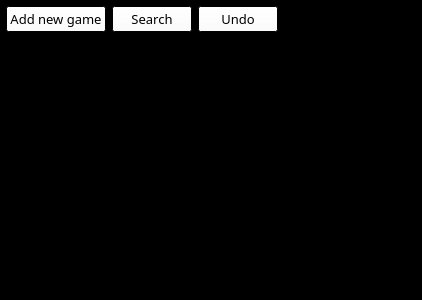
<?xml version="1.0" encoding="UTF-8"?>
<ui version="4.0">
 <class>MainWindow</class>
 <widget class="QMainWindow" name="MainWindow">
  <property name="geometry">
   <rect>
    <x>0</x>
    <y>0</y>
    <width>422</width>
    <height>300</height>
   </rect>
  </property>
  <property name="palette">
   <palette>
    <active>
     <colorrole role="WindowText">
      <brush brushstyle="SolidPattern">
       <color alpha="255">
        <red>255</red>
        <green>255</green>
        <blue>255</blue>
       </color>
      </brush>
     </colorrole>
     <colorrole role="Button">
      <brush brushstyle="SolidPattern">
       <color alpha="255">
        <red>0</red>
        <green>0</green>
        <blue>0</blue>
       </color>
      </brush>
     </colorrole>
     <colorrole role="Light">
      <brush brushstyle="SolidPattern">
       <color alpha="255">
        <red>0</red>
        <green>0</green>
        <blue>0</blue>
       </color>
      </brush>
     </colorrole>
     <colorrole role="Midlight">
      <brush brushstyle="SolidPattern">
       <color alpha="255">
        <red>0</red>
        <green>0</green>
        <blue>0</blue>
       </color>
      </brush>
     </colorrole>
     <colorrole role="Dark">
      <brush brushstyle="SolidPattern">
       <color alpha="255">
        <red>0</red>
        <green>0</green>
        <blue>0</blue>
       </color>
      </brush>
     </colorrole>
     <colorrole role="Mid">
      <brush brushstyle="SolidPattern">
       <color alpha="255">
        <red>0</red>
        <green>0</green>
        <blue>0</blue>
       </color>
      </brush>
     </colorrole>
     <colorrole role="Text">
      <brush brushstyle="SolidPattern">
       <color alpha="255">
        <red>255</red>
        <green>255</green>
        <blue>255</blue>
       </color>
      </brush>
     </colorrole>
     <colorrole role="BrightText">
      <brush brushstyle="SolidPattern">
       <color alpha="255">
        <red>255</red>
        <green>255</green>
        <blue>255</blue>
       </color>
      </brush>
     </colorrole>
     <colorrole role="ButtonText">
      <brush brushstyle="SolidPattern">
       <color alpha="255">
        <red>255</red>
        <green>255</green>
        <blue>255</blue>
       </color>
      </brush>
     </colorrole>
     <colorrole role="Base">
      <brush brushstyle="SolidPattern">
       <color alpha="255">
        <red>0</red>
        <green>0</green>
        <blue>0</blue>
       </color>
      </brush>
     </colorrole>
     <colorrole role="Window">
      <brush brushstyle="SolidPattern">
       <color alpha="255">
        <red>0</red>
        <green>0</green>
        <blue>0</blue>
       </color>
      </brush>
     </colorrole>
     <colorrole role="Shadow">
      <brush brushstyle="SolidPattern">
       <color alpha="255">
        <red>0</red>
        <green>0</green>
        <blue>0</blue>
       </color>
      </brush>
     </colorrole>
     <colorrole role="AlternateBase">
      <brush brushstyle="SolidPattern">
       <color alpha="255">
        <red>0</red>
        <green>0</green>
        <blue>0</blue>
       </color>
      </brush>
     </colorrole>
     <colorrole role="ToolTipBase">
      <brush brushstyle="SolidPattern">
       <color alpha="255">
        <red>255</red>
        <green>255</green>
        <blue>220</blue>
       </color>
      </brush>
     </colorrole>
     <colorrole role="ToolTipText">
      <brush brushstyle="SolidPattern">
       <color alpha="255">
        <red>0</red>
        <green>0</green>
        <blue>0</blue>
       </color>
      </brush>
     </colorrole>
    </active>
    <inactive>
     <colorrole role="WindowText">
      <brush brushstyle="SolidPattern">
       <color alpha="255">
        <red>255</red>
        <green>255</green>
        <blue>255</blue>
       </color>
      </brush>
     </colorrole>
     <colorrole role="Button">
      <brush brushstyle="SolidPattern">
       <color alpha="255">
        <red>0</red>
        <green>0</green>
        <blue>0</blue>
       </color>
      </brush>
     </colorrole>
     <colorrole role="Light">
      <brush brushstyle="SolidPattern">
       <color alpha="255">
        <red>0</red>
        <green>0</green>
        <blue>0</blue>
       </color>
      </brush>
     </colorrole>
     <colorrole role="Midlight">
      <brush brushstyle="SolidPattern">
       <color alpha="255">
        <red>0</red>
        <green>0</green>
        <blue>0</blue>
       </color>
      </brush>
     </colorrole>
     <colorrole role="Dark">
      <brush brushstyle="SolidPattern">
       <color alpha="255">
        <red>0</red>
        <green>0</green>
        <blue>0</blue>
       </color>
      </brush>
     </colorrole>
     <colorrole role="Mid">
      <brush brushstyle="SolidPattern">
       <color alpha="255">
        <red>0</red>
        <green>0</green>
        <blue>0</blue>
       </color>
      </brush>
     </colorrole>
     <colorrole role="Text">
      <brush brushstyle="SolidPattern">
       <color alpha="255">
        <red>255</red>
        <green>255</green>
        <blue>255</blue>
       </color>
      </brush>
     </colorrole>
     <colorrole role="BrightText">
      <brush brushstyle="SolidPattern">
       <color alpha="255">
        <red>255</red>
        <green>255</green>
        <blue>255</blue>
       </color>
      </brush>
     </colorrole>
     <colorrole role="ButtonText">
      <brush brushstyle="SolidPattern">
       <color alpha="255">
        <red>255</red>
        <green>255</green>
        <blue>255</blue>
       </color>
      </brush>
     </colorrole>
     <colorrole role="Base">
      <brush brushstyle="SolidPattern">
       <color alpha="255">
        <red>0</red>
        <green>0</green>
        <blue>0</blue>
       </color>
      </brush>
     </colorrole>
     <colorrole role="Window">
      <brush brushstyle="SolidPattern">
       <color alpha="255">
        <red>0</red>
        <green>0</green>
        <blue>0</blue>
       </color>
      </brush>
     </colorrole>
     <colorrole role="Shadow">
      <brush brushstyle="SolidPattern">
       <color alpha="255">
        <red>0</red>
        <green>0</green>
        <blue>0</blue>
       </color>
      </brush>
     </colorrole>
     <colorrole role="AlternateBase">
      <brush brushstyle="SolidPattern">
       <color alpha="255">
        <red>0</red>
        <green>0</green>
        <blue>0</blue>
       </color>
      </brush>
     </colorrole>
     <colorrole role="ToolTipBase">
      <brush brushstyle="SolidPattern">
       <color alpha="255">
        <red>255</red>
        <green>255</green>
        <blue>220</blue>
       </color>
      </brush>
     </colorrole>
     <colorrole role="ToolTipText">
      <brush brushstyle="SolidPattern">
       <color alpha="255">
        <red>0</red>
        <green>0</green>
        <blue>0</blue>
       </color>
      </brush>
     </colorrole>
    </inactive>
    <disabled>
     <colorrole role="WindowText">
      <brush brushstyle="SolidPattern">
       <color alpha="255">
        <red>0</red>
        <green>0</green>
        <blue>0</blue>
       </color>
      </brush>
     </colorrole>
     <colorrole role="Button">
      <brush brushstyle="SolidPattern">
       <color alpha="255">
        <red>0</red>
        <green>0</green>
        <blue>0</blue>
       </color>
      </brush>
     </colorrole>
     <colorrole role="Light">
      <brush brushstyle="SolidPattern">
       <color alpha="255">
        <red>0</red>
        <green>0</green>
        <blue>0</blue>
       </color>
      </brush>
     </colorrole>
     <colorrole role="Midlight">
      <brush brushstyle="SolidPattern">
       <color alpha="255">
        <red>0</red>
        <green>0</green>
        <blue>0</blue>
       </color>
      </brush>
     </colorrole>
     <colorrole role="Dark">
      <brush brushstyle="SolidPattern">
       <color alpha="255">
        <red>0</red>
        <green>0</green>
        <blue>0</blue>
       </color>
      </brush>
     </colorrole>
     <colorrole role="Mid">
      <brush brushstyle="SolidPattern">
       <color alpha="255">
        <red>0</red>
        <green>0</green>
        <blue>0</blue>
       </color>
      </brush>
     </colorrole>
     <colorrole role="Text">
      <brush brushstyle="SolidPattern">
       <color alpha="255">
        <red>0</red>
        <green>0</green>
        <blue>0</blue>
       </color>
      </brush>
     </colorrole>
     <colorrole role="BrightText">
      <brush brushstyle="SolidPattern">
       <color alpha="255">
        <red>255</red>
        <green>255</green>
        <blue>255</blue>
       </color>
      </brush>
     </colorrole>
     <colorrole role="ButtonText">
      <brush brushstyle="SolidPattern">
       <color alpha="255">
        <red>0</red>
        <green>0</green>
        <blue>0</blue>
       </color>
      </brush>
     </colorrole>
     <colorrole role="Base">
      <brush brushstyle="SolidPattern">
       <color alpha="255">
        <red>0</red>
        <green>0</green>
        <blue>0</blue>
       </color>
      </brush>
     </colorrole>
     <colorrole role="Window">
      <brush brushstyle="SolidPattern">
       <color alpha="255">
        <red>0</red>
        <green>0</green>
        <blue>0</blue>
       </color>
      </brush>
     </colorrole>
     <colorrole role="Shadow">
      <brush brushstyle="SolidPattern">
       <color alpha="255">
        <red>0</red>
        <green>0</green>
        <blue>0</blue>
       </color>
      </brush>
     </colorrole>
     <colorrole role="AlternateBase">
      <brush brushstyle="SolidPattern">
       <color alpha="255">
        <red>0</red>
        <green>0</green>
        <blue>0</blue>
       </color>
      </brush>
     </colorrole>
     <colorrole role="ToolTipBase">
      <brush brushstyle="SolidPattern">
       <color alpha="255">
        <red>255</red>
        <green>255</green>
        <blue>220</blue>
       </color>
      </brush>
     </colorrole>
     <colorrole role="ToolTipText">
      <brush brushstyle="SolidPattern">
       <color alpha="255">
        <red>0</red>
        <green>0</green>
        <blue>0</blue>
       </color>
      </brush>
     </colorrole>
    </disabled>
   </palette>
  </property>
  <property name="windowTitle">
   <string>MainWindow</string>
  </property>
  <widget class="QWidget" name="centralWidget">
   <property name="sizePolicy">
    <sizepolicy hsizetype="Fixed" vsizetype="Preferred">
     <horstretch>0</horstretch>
     <verstretch>0</verstretch>
    </sizepolicy>
   </property>
   <property name="palette">
    <palette>
     <active>
      <colorrole role="WindowText">
       <brush brushstyle="SolidPattern">
        <color alpha="255">
         <red>255</red>
         <green>255</green>
         <blue>255</blue>
        </color>
       </brush>
      </colorrole>
      <colorrole role="Button">
       <brush brushstyle="SolidPattern">
        <color alpha="255">
         <red>255</red>
         <green>255</green>
         <blue>255</blue>
        </color>
       </brush>
      </colorrole>
      <colorrole role="Light">
       <brush brushstyle="SolidPattern">
        <color alpha="255">
         <red>0</red>
         <green>0</green>
         <blue>0</blue>
        </color>
       </brush>
      </colorrole>
      <colorrole role="Midlight">
       <brush brushstyle="SolidPattern">
        <color alpha="255">
         <red>0</red>
         <green>0</green>
         <blue>0</blue>
        </color>
       </brush>
      </colorrole>
      <colorrole role="Dark">
       <brush brushstyle="SolidPattern">
        <color alpha="255">
         <red>0</red>
         <green>0</green>
         <blue>0</blue>
        </color>
       </brush>
      </colorrole>
      <colorrole role="Mid">
       <brush brushstyle="SolidPattern">
        <color alpha="255">
         <red>0</red>
         <green>0</green>
         <blue>0</blue>
        </color>
       </brush>
      </colorrole>
      <colorrole role="Text">
       <brush brushstyle="SolidPattern">
        <color alpha="255">
         <red>255</red>
         <green>255</green>
         <blue>255</blue>
        </color>
       </brush>
      </colorrole>
      <colorrole role="BrightText">
       <brush brushstyle="SolidPattern">
        <color alpha="255">
         <red>255</red>
         <green>255</green>
         <blue>255</blue>
        </color>
       </brush>
      </colorrole>
      <colorrole role="ButtonText">
       <brush brushstyle="SolidPattern">
        <color alpha="255">
         <red>0</red>
         <green>0</green>
         <blue>0</blue>
        </color>
       </brush>
      </colorrole>
      <colorrole role="Base">
       <brush brushstyle="SolidPattern">
        <color alpha="255">
         <red>0</red>
         <green>0</green>
         <blue>0</blue>
        </color>
       </brush>
      </colorrole>
      <colorrole role="Window">
       <brush brushstyle="SolidPattern">
        <color alpha="255">
         <red>0</red>
         <green>0</green>
         <blue>0</blue>
        </color>
       </brush>
      </colorrole>
      <colorrole role="Shadow">
       <brush brushstyle="SolidPattern">
        <color alpha="255">
         <red>0</red>
         <green>0</green>
         <blue>0</blue>
        </color>
       </brush>
      </colorrole>
      <colorrole role="AlternateBase">
       <brush brushstyle="SolidPattern">
        <color alpha="255">
         <red>0</red>
         <green>0</green>
         <blue>0</blue>
        </color>
       </brush>
      </colorrole>
      <colorrole role="ToolTipBase">
       <brush brushstyle="SolidPattern">
        <color alpha="255">
         <red>0</red>
         <green>0</green>
         <blue>0</blue>
        </color>
       </brush>
      </colorrole>
      <colorrole role="ToolTipText">
       <brush brushstyle="SolidPattern">
        <color alpha="255">
         <red>0</red>
         <green>0</green>
         <blue>0</blue>
        </color>
       </brush>
      </colorrole>
     </active>
     <inactive>
      <colorrole role="WindowText">
       <brush brushstyle="SolidPattern">
        <color alpha="255">
         <red>255</red>
         <green>255</green>
         <blue>255</blue>
        </color>
       </brush>
      </colorrole>
      <colorrole role="Button">
       <brush brushstyle="SolidPattern">
        <color alpha="255">
         <red>255</red>
         <green>255</green>
         <blue>255</blue>
        </color>
       </brush>
      </colorrole>
      <colorrole role="Light">
       <brush brushstyle="SolidPattern">
        <color alpha="255">
         <red>0</red>
         <green>0</green>
         <blue>0</blue>
        </color>
       </brush>
      </colorrole>
      <colorrole role="Midlight">
       <brush brushstyle="SolidPattern">
        <color alpha="255">
         <red>0</red>
         <green>0</green>
         <blue>0</blue>
        </color>
       </brush>
      </colorrole>
      <colorrole role="Dark">
       <brush brushstyle="SolidPattern">
        <color alpha="255">
         <red>0</red>
         <green>0</green>
         <blue>0</blue>
        </color>
       </brush>
      </colorrole>
      <colorrole role="Mid">
       <brush brushstyle="SolidPattern">
        <color alpha="255">
         <red>0</red>
         <green>0</green>
         <blue>0</blue>
        </color>
       </brush>
      </colorrole>
      <colorrole role="Text">
       <brush brushstyle="SolidPattern">
        <color alpha="255">
         <red>255</red>
         <green>255</green>
         <blue>255</blue>
        </color>
       </brush>
      </colorrole>
      <colorrole role="BrightText">
       <brush brushstyle="SolidPattern">
        <color alpha="255">
         <red>255</red>
         <green>255</green>
         <blue>255</blue>
        </color>
       </brush>
      </colorrole>
      <colorrole role="ButtonText">
       <brush brushstyle="SolidPattern">
        <color alpha="255">
         <red>0</red>
         <green>0</green>
         <blue>0</blue>
        </color>
       </brush>
      </colorrole>
      <colorrole role="Base">
       <brush brushstyle="SolidPattern">
        <color alpha="255">
         <red>0</red>
         <green>0</green>
         <blue>0</blue>
        </color>
       </brush>
      </colorrole>
      <colorrole role="Window">
       <brush brushstyle="SolidPattern">
        <color alpha="255">
         <red>0</red>
         <green>0</green>
         <blue>0</blue>
        </color>
       </brush>
      </colorrole>
      <colorrole role="Shadow">
       <brush brushstyle="SolidPattern">
        <color alpha="255">
         <red>0</red>
         <green>0</green>
         <blue>0</blue>
        </color>
       </brush>
      </colorrole>
      <colorrole role="AlternateBase">
       <brush brushstyle="SolidPattern">
        <color alpha="255">
         <red>0</red>
         <green>0</green>
         <blue>0</blue>
        </color>
       </brush>
      </colorrole>
      <colorrole role="ToolTipBase">
       <brush brushstyle="SolidPattern">
        <color alpha="255">
         <red>0</red>
         <green>0</green>
         <blue>0</blue>
        </color>
       </brush>
      </colorrole>
      <colorrole role="ToolTipText">
       <brush brushstyle="SolidPattern">
        <color alpha="255">
         <red>0</red>
         <green>0</green>
         <blue>0</blue>
        </color>
       </brush>
      </colorrole>
     </inactive>
     <disabled>
      <colorrole role="WindowText">
       <brush brushstyle="SolidPattern">
        <color alpha="255">
         <red>0</red>
         <green>0</green>
         <blue>0</blue>
        </color>
       </brush>
      </colorrole>
      <colorrole role="Button">
       <brush brushstyle="SolidPattern">
        <color alpha="255">
         <red>255</red>
         <green>255</green>
         <blue>255</blue>
        </color>
       </brush>
      </colorrole>
      <colorrole role="Light">
       <brush brushstyle="SolidPattern">
        <color alpha="255">
         <red>0</red>
         <green>0</green>
         <blue>0</blue>
        </color>
       </brush>
      </colorrole>
      <colorrole role="Midlight">
       <brush brushstyle="SolidPattern">
        <color alpha="255">
         <red>0</red>
         <green>0</green>
         <blue>0</blue>
        </color>
       </brush>
      </colorrole>
      <colorrole role="Dark">
       <brush brushstyle="SolidPattern">
        <color alpha="255">
         <red>0</red>
         <green>0</green>
         <blue>0</blue>
        </color>
       </brush>
      </colorrole>
      <colorrole role="Mid">
       <brush brushstyle="SolidPattern">
        <color alpha="255">
         <red>0</red>
         <green>0</green>
         <blue>0</blue>
        </color>
       </brush>
      </colorrole>
      <colorrole role="Text">
       <brush brushstyle="SolidPattern">
        <color alpha="255">
         <red>0</red>
         <green>0</green>
         <blue>0</blue>
        </color>
       </brush>
      </colorrole>
      <colorrole role="BrightText">
       <brush brushstyle="SolidPattern">
        <color alpha="255">
         <red>255</red>
         <green>255</green>
         <blue>255</blue>
        </color>
       </brush>
      </colorrole>
      <colorrole role="ButtonText">
       <brush brushstyle="SolidPattern">
        <color alpha="255">
         <red>0</red>
         <green>0</green>
         <blue>0</blue>
        </color>
       </brush>
      </colorrole>
      <colorrole role="Base">
       <brush brushstyle="SolidPattern">
        <color alpha="255">
         <red>0</red>
         <green>0</green>
         <blue>0</blue>
        </color>
       </brush>
      </colorrole>
      <colorrole role="Window">
       <brush brushstyle="SolidPattern">
        <color alpha="255">
         <red>0</red>
         <green>0</green>
         <blue>0</blue>
        </color>
       </brush>
      </colorrole>
      <colorrole role="Shadow">
       <brush brushstyle="SolidPattern">
        <color alpha="255">
         <red>0</red>
         <green>0</green>
         <blue>0</blue>
        </color>
       </brush>
      </colorrole>
      <colorrole role="AlternateBase">
       <brush brushstyle="SolidPattern">
        <color alpha="255">
         <red>0</red>
         <green>0</green>
         <blue>0</blue>
        </color>
       </brush>
      </colorrole>
      <colorrole role="ToolTipBase">
       <brush brushstyle="SolidPattern">
        <color alpha="255">
         <red>0</red>
         <green>0</green>
         <blue>0</blue>
        </color>
       </brush>
      </colorrole>
      <colorrole role="ToolTipText">
       <brush brushstyle="SolidPattern">
        <color alpha="255">
         <red>0</red>
         <green>0</green>
         <blue>0</blue>
        </color>
       </brush>
      </colorrole>
     </disabled>
    </palette>
   </property>
   <property name="font">
    <font>
     <family>Malgun Gothic</family>
     <pointsize>10</pointsize>
    </font>
   </property>
   <layout class="QGridLayout" name="gridLayout">
    <property name="leftMargin">
     <number>0</number>
    </property>
    <property name="topMargin">
     <number>0</number>
    </property>
    <property name="rightMargin">
     <number>0</number>
    </property>
    <property name="bottomMargin">
     <number>0</number>
    </property>
    <item row="0" column="0">
     <layout class="QVBoxLayout" name="verticalLayout_2">
      <property name="spacing">
       <number>0</number>
      </property>
      <property name="topMargin">
       <number>0</number>
      </property>
      <property name="bottomMargin">
       <number>0</number>
      </property>
      <item>
       <layout class="QHBoxLayout" name="horizontalLayout_2">
        <property name="leftMargin">
         <number>6</number>
        </property>
        <property name="topMargin">
         <number>6</number>
        </property>
        <property name="rightMargin">
         <number>6</number>
        </property>
        <property name="bottomMargin">
         <number>6</number>
        </property>
        <item>
         <widget class="QPushButton" name="addition">
          <property name="text">
           <string>Add new game</string>
          </property>
         </widget>
        </item>
        <item>
         <widget class="QPushButton" name="searchButton">
          <property name="text">
           <string>Search</string>
          </property>
         </widget>
        </item>
        <item>
         <widget class="QPushButton" name="undoButton">
          <property name="text">
           <string>Undo</string>
          </property>
         </widget>
        </item>
        <item>
         <spacer name="horizontalSpacer">
          <property name="orientation">
           <enum>Qt::Horizontal</enum>
          </property>
          <property name="sizeHint" stdset="0">
           <size>
            <width>40</width>
            <height>20</height>
           </size>
          </property>
         </spacer>
        </item>
       </layout>
      </item>
      <item>
       <widget class="QTableWidget" name="table">
        <property name="palette">
         <palette>
          <active>
           <colorrole role="WindowText">
            <brush brushstyle="SolidPattern">
             <color alpha="255">
              <red>255</red>
              <green>255</green>
              <blue>255</blue>
             </color>
            </brush>
           </colorrole>
           <colorrole role="Button">
            <brush brushstyle="SolidPattern">
             <color alpha="255">
              <red>255</red>
              <green>255</green>
              <blue>255</blue>
             </color>
            </brush>
           </colorrole>
           <colorrole role="Light">
            <brush brushstyle="SolidPattern">
             <color alpha="255">
              <red>0</red>
              <green>0</green>
              <blue>0</blue>
             </color>
            </brush>
           </colorrole>
           <colorrole role="Midlight">
            <brush brushstyle="SolidPattern">
             <color alpha="255">
              <red>0</red>
              <green>0</green>
              <blue>0</blue>
             </color>
            </brush>
           </colorrole>
           <colorrole role="Dark">
            <brush brushstyle="SolidPattern">
             <color alpha="255">
              <red>0</red>
              <green>0</green>
              <blue>0</blue>
             </color>
            </brush>
           </colorrole>
           <colorrole role="Mid">
            <brush brushstyle="SolidPattern">
             <color alpha="255">
              <red>0</red>
              <green>0</green>
              <blue>0</blue>
             </color>
            </brush>
           </colorrole>
           <colorrole role="Text">
            <brush brushstyle="SolidPattern">
             <color alpha="255">
              <red>255</red>
              <green>255</green>
              <blue>255</blue>
             </color>
            </brush>
           </colorrole>
           <colorrole role="BrightText">
            <brush brushstyle="SolidPattern">
             <color alpha="255">
              <red>255</red>
              <green>255</green>
              <blue>255</blue>
             </color>
            </brush>
           </colorrole>
           <colorrole role="ButtonText">
            <brush brushstyle="SolidPattern">
             <color alpha="255">
              <red>0</red>
              <green>0</green>
              <blue>0</blue>
             </color>
            </brush>
           </colorrole>
           <colorrole role="Base">
            <brush brushstyle="SolidPattern">
             <color alpha="255">
              <red>0</red>
              <green>0</green>
              <blue>0</blue>
             </color>
            </brush>
           </colorrole>
           <colorrole role="Window">
            <brush brushstyle="SolidPattern">
             <color alpha="255">
              <red>0</red>
              <green>0</green>
              <blue>0</blue>
             </color>
            </brush>
           </colorrole>
           <colorrole role="Shadow">
            <brush brushstyle="SolidPattern">
             <color alpha="255">
              <red>0</red>
              <green>0</green>
              <blue>0</blue>
             </color>
            </brush>
           </colorrole>
           <colorrole role="Highlight">
            <brush brushstyle="SolidPattern">
             <color alpha="255">
              <red>255</red>
              <green>255</green>
              <blue>255</blue>
             </color>
            </brush>
           </colorrole>
           <colorrole role="HighlightedText">
            <brush brushstyle="SolidPattern">
             <color alpha="255">
              <red>0</red>
              <green>0</green>
              <blue>0</blue>
             </color>
            </brush>
           </colorrole>
           <colorrole role="AlternateBase">
            <brush brushstyle="SolidPattern">
             <color alpha="255">
              <red>0</red>
              <green>0</green>
              <blue>0</blue>
             </color>
            </brush>
           </colorrole>
           <colorrole role="ToolTipBase">
            <brush brushstyle="SolidPattern">
             <color alpha="255">
              <red>255</red>
              <green>255</green>
              <blue>220</blue>
             </color>
            </brush>
           </colorrole>
           <colorrole role="ToolTipText">
            <brush brushstyle="SolidPattern">
             <color alpha="255">
              <red>0</red>
              <green>0</green>
              <blue>0</blue>
             </color>
            </brush>
           </colorrole>
          </active>
          <inactive>
           <colorrole role="WindowText">
            <brush brushstyle="SolidPattern">
             <color alpha="255">
              <red>255</red>
              <green>255</green>
              <blue>255</blue>
             </color>
            </brush>
           </colorrole>
           <colorrole role="Button">
            <brush brushstyle="SolidPattern">
             <color alpha="255">
              <red>255</red>
              <green>255</green>
              <blue>255</blue>
             </color>
            </brush>
           </colorrole>
           <colorrole role="Light">
            <brush brushstyle="SolidPattern">
             <color alpha="255">
              <red>0</red>
              <green>0</green>
              <blue>0</blue>
             </color>
            </brush>
           </colorrole>
           <colorrole role="Midlight">
            <brush brushstyle="SolidPattern">
             <color alpha="255">
              <red>0</red>
              <green>0</green>
              <blue>0</blue>
             </color>
            </brush>
           </colorrole>
           <colorrole role="Dark">
            <brush brushstyle="SolidPattern">
             <color alpha="255">
              <red>0</red>
              <green>0</green>
              <blue>0</blue>
             </color>
            </brush>
           </colorrole>
           <colorrole role="Mid">
            <brush brushstyle="SolidPattern">
             <color alpha="255">
              <red>0</red>
              <green>0</green>
              <blue>0</blue>
             </color>
            </brush>
           </colorrole>
           <colorrole role="Text">
            <brush brushstyle="SolidPattern">
             <color alpha="255">
              <red>255</red>
              <green>255</green>
              <blue>255</blue>
             </color>
            </brush>
           </colorrole>
           <colorrole role="BrightText">
            <brush brushstyle="SolidPattern">
             <color alpha="255">
              <red>255</red>
              <green>255</green>
              <blue>255</blue>
             </color>
            </brush>
           </colorrole>
           <colorrole role="ButtonText">
            <brush brushstyle="SolidPattern">
             <color alpha="255">
              <red>0</red>
              <green>0</green>
              <blue>0</blue>
             </color>
            </brush>
           </colorrole>
           <colorrole role="Base">
            <brush brushstyle="SolidPattern">
             <color alpha="255">
              <red>0</red>
              <green>0</green>
              <blue>0</blue>
             </color>
            </brush>
           </colorrole>
           <colorrole role="Window">
            <brush brushstyle="SolidPattern">
             <color alpha="255">
              <red>0</red>
              <green>0</green>
              <blue>0</blue>
             </color>
            </brush>
           </colorrole>
           <colorrole role="Shadow">
            <brush brushstyle="SolidPattern">
             <color alpha="255">
              <red>0</red>
              <green>0</green>
              <blue>0</blue>
             </color>
            </brush>
           </colorrole>
           <colorrole role="Highlight">
            <brush brushstyle="SolidPattern">
             <color alpha="255">
              <red>240</red>
              <green>240</green>
              <blue>240</blue>
             </color>
            </brush>
           </colorrole>
           <colorrole role="HighlightedText">
            <brush brushstyle="SolidPattern">
             <color alpha="255">
              <red>0</red>
              <green>0</green>
              <blue>0</blue>
             </color>
            </brush>
           </colorrole>
           <colorrole role="AlternateBase">
            <brush brushstyle="SolidPattern">
             <color alpha="255">
              <red>0</red>
              <green>0</green>
              <blue>0</blue>
             </color>
            </brush>
           </colorrole>
           <colorrole role="ToolTipBase">
            <brush brushstyle="SolidPattern">
             <color alpha="255">
              <red>255</red>
              <green>255</green>
              <blue>220</blue>
             </color>
            </brush>
           </colorrole>
           <colorrole role="ToolTipText">
            <brush brushstyle="SolidPattern">
             <color alpha="255">
              <red>0</red>
              <green>0</green>
              <blue>0</blue>
             </color>
            </brush>
           </colorrole>
          </inactive>
          <disabled>
           <colorrole role="WindowText">
            <brush brushstyle="SolidPattern">
             <color alpha="255">
              <red>0</red>
              <green>0</green>
              <blue>0</blue>
             </color>
            </brush>
           </colorrole>
           <colorrole role="Button">
            <brush brushstyle="SolidPattern">
             <color alpha="255">
              <red>255</red>
              <green>255</green>
              <blue>255</blue>
             </color>
            </brush>
           </colorrole>
           <colorrole role="Light">
            <brush brushstyle="SolidPattern">
             <color alpha="255">
              <red>0</red>
              <green>0</green>
              <blue>0</blue>
             </color>
            </brush>
           </colorrole>
           <colorrole role="Midlight">
            <brush brushstyle="SolidPattern">
             <color alpha="255">
              <red>0</red>
              <green>0</green>
              <blue>0</blue>
             </color>
            </brush>
           </colorrole>
           <colorrole role="Dark">
            <brush brushstyle="SolidPattern">
             <color alpha="255">
              <red>0</red>
              <green>0</green>
              <blue>0</blue>
             </color>
            </brush>
           </colorrole>
           <colorrole role="Mid">
            <brush brushstyle="SolidPattern">
             <color alpha="255">
              <red>0</red>
              <green>0</green>
              <blue>0</blue>
             </color>
            </brush>
           </colorrole>
           <colorrole role="Text">
            <brush brushstyle="SolidPattern">
             <color alpha="255">
              <red>0</red>
              <green>0</green>
              <blue>0</blue>
             </color>
            </brush>
           </colorrole>
           <colorrole role="BrightText">
            <brush brushstyle="SolidPattern">
             <color alpha="255">
              <red>255</red>
              <green>255</green>
              <blue>255</blue>
             </color>
            </brush>
           </colorrole>
           <colorrole role="ButtonText">
            <brush brushstyle="SolidPattern">
             <color alpha="255">
              <red>0</red>
              <green>0</green>
              <blue>0</blue>
             </color>
            </brush>
           </colorrole>
           <colorrole role="Base">
            <brush brushstyle="SolidPattern">
             <color alpha="255">
              <red>0</red>
              <green>0</green>
              <blue>0</blue>
             </color>
            </brush>
           </colorrole>
           <colorrole role="Window">
            <brush brushstyle="SolidPattern">
             <color alpha="255">
              <red>0</red>
              <green>0</green>
              <blue>0</blue>
             </color>
            </brush>
           </colorrole>
           <colorrole role="Shadow">
            <brush brushstyle="SolidPattern">
             <color alpha="255">
              <red>0</red>
              <green>0</green>
              <blue>0</blue>
             </color>
            </brush>
           </colorrole>
           <colorrole role="Highlight">
            <brush brushstyle="SolidPattern">
             <color alpha="255">
              <red>255</red>
              <green>255</green>
              <blue>255</blue>
             </color>
            </brush>
           </colorrole>
           <colorrole role="HighlightedText">
            <brush brushstyle="SolidPattern">
             <color alpha="255">
              <red>0</red>
              <green>0</green>
              <blue>0</blue>
             </color>
            </brush>
           </colorrole>
           <colorrole role="AlternateBase">
            <brush brushstyle="SolidPattern">
             <color alpha="255">
              <red>0</red>
              <green>0</green>
              <blue>0</blue>
             </color>
            </brush>
           </colorrole>
           <colorrole role="ToolTipBase">
            <brush brushstyle="SolidPattern">
             <color alpha="255">
              <red>255</red>
              <green>255</green>
              <blue>220</blue>
             </color>
            </brush>
           </colorrole>
           <colorrole role="ToolTipText">
            <brush brushstyle="SolidPattern">
             <color alpha="255">
              <red>0</red>
              <green>0</green>
              <blue>0</blue>
             </color>
            </brush>
           </colorrole>
          </disabled>
         </palette>
        </property>
        <property name="font">
         <font>
          <family>Malgun Gothic</family>
          <pointsize>10</pointsize>
         </font>
        </property>
       </widget>
      </item>
     </layout>
    </item>
   </layout>
  </widget>
 </widget>
 <layoutdefault spacing="6" margin="11"/>
 <resources/>
 <connections/>
</ui>
